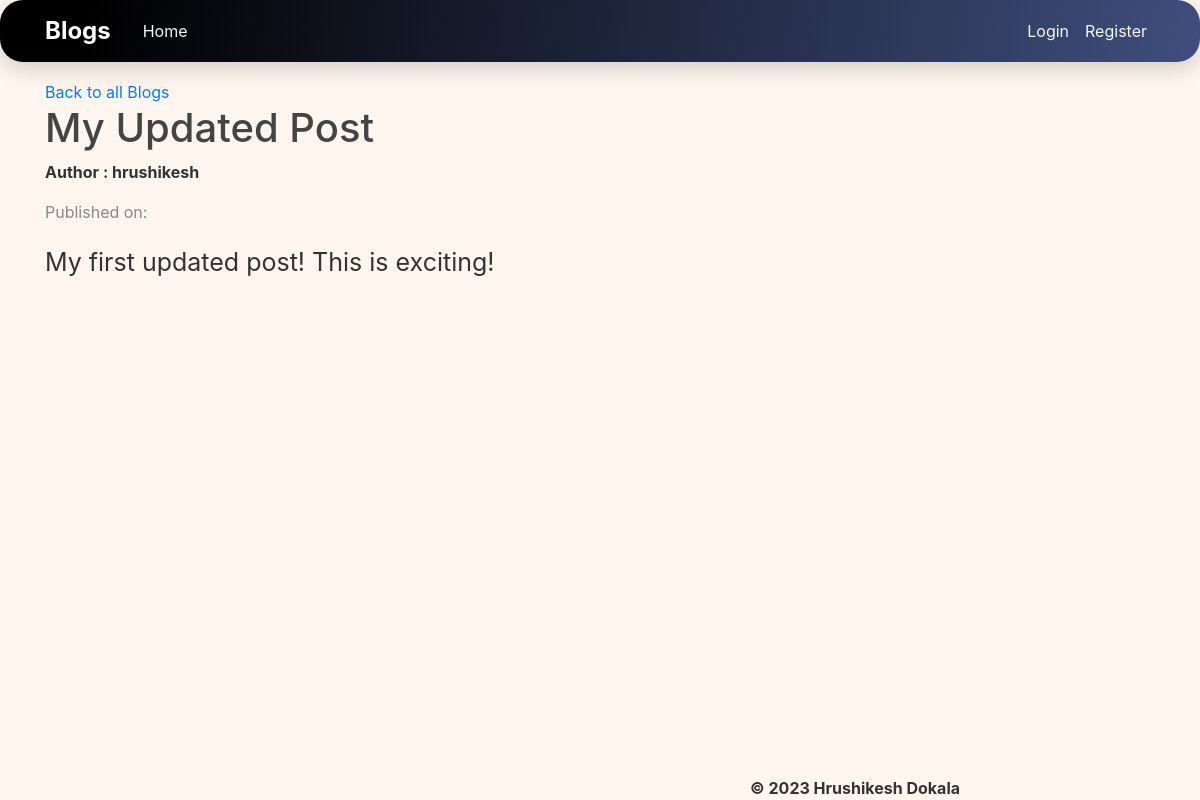
Page /blog/8/ on the committed database.
### blogs/models.py (models this page shows, shortened)
class Posts(models.Model):
    title = models.CharField(max_length=255,null=False, blank=False)
    content = models.TextField(null=False)
    author = models.ForeignKey(User, on_delete=models.CASCADE)
    date_posted = models.DateTimeField(auto_now_add=True)

### blogs/views.py (the view)
# urls.py: path('blog/<int:pk>/',views.blog_post_detail, name="blog_post_detail"),
def blog_post_detail(request, pk):
    post = get_object_or_404(Posts, pk=pk)
    return render(request, 'blogs/blogdetail.html', {'post':post})

### blogs/templates/blogs/blogdetail.html (shortened to what this page needs)
{% extends 'blogs/base.html' %}
{% load static %}
{% block content %}
<a href = "{%url 'blog-home' %}">Back to all Blogs </a>
<h1>{{ post.title }}</h1>
<p class="author">Author : {{ post.author }}</p>
<p class="published-date">Published on: {{ post.published_date }}</p>
<p class="post-content">{{ post.content }}</p>
{% endblock %}

### blogs/static/css/main.css (style rules this page uses)
body { background: #fafafa; color: #333333; margin-top: 5rem; }
h1, h2, h3, h4, h5, h6 { color: #444444; }

### blogs/templates/blogs/base.html (style rules this page uses)
body { background: #FFF7EF !important; }
.author { font-weight: bold !important; color: #333; }
.published-date { color: #888; }
.post-content { margin-top: 20px; font-size: 25px; line-height: 1.5; }

### rows in the picture
Posts: title "My Updated Post", author "hrushikesh", content "My first updated post! This is exciting!"
